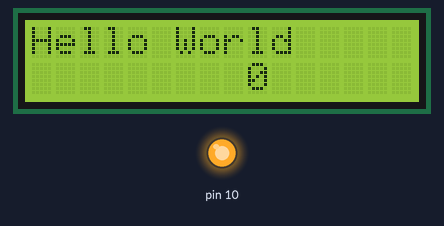
A sketch run on a simulated Arduino Uno, built with avr-gcc and run on an emulated ATmega328P. Shown: 16×2 character LCD, output pins drawn as LEDs (lit = HIGH).

Above: at 0.1 s.
At 4.1 s:
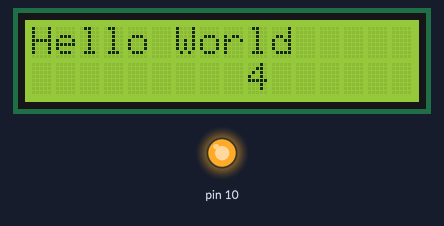
At 9.1 s:
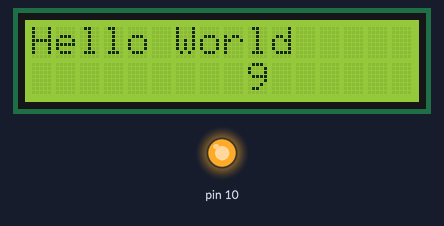
At 19.1 s:
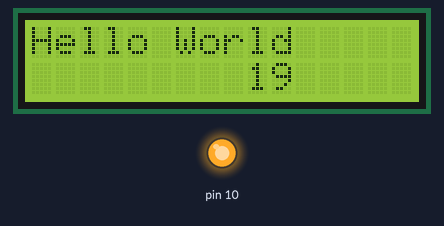
At 29.1 s:
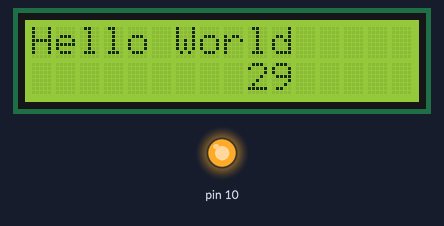
At 39.1 s:
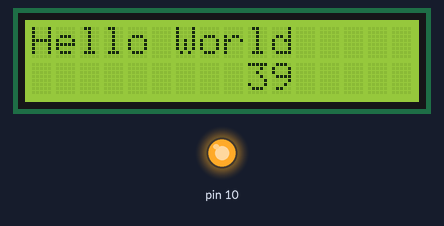

The sketch:

CLASE_6.ino
```cpp
/*
 * Ejemplo utilizacion Arduino LCD KeyPad Shield
 *
 * Conexiones LCD KeyPad Shield:
 *  LCD RS pin to digital pin 8
 *  LCD Enable pin to digital pin 9
 *  LCD D4 pin to digital pin 4
 *  LCD D5 pin to digital pin 5
 *  LCD D6 pin to digital pin 6
 *  LCD D7 pin to digital pin 7
 *
 *  LCD BL pin to digital pin 10
 *
 *  KEYS BUTTONS to analog pin 0
 *
 * Pines libres:
 *  Arriba: D13 D12 D11 D3 D2 D1 D0
 *  Abajo IZQ: RST 3.3V 5V GND GND VIN
 *  Abajo DER: A1 A2 A3 A4 A5
 */

/*
 * Primero debe incluirse la libreria LiquidCrystal.h. Luego creamos un objeto
 * publico (Por que esta fuera de la funcion setup o loop), del tipo LiquidCrystal,
 * al cual llamamos lcd, donde le indicamos como se encuentra conectado.
 *
 * Mas informacion: http://arduino.cc/en/Reference/LiquidCrystal
 */
#include <LiquidCrystal.h>
LiquidCrystal lcd(8, 9, 4, 5, 6, 7);


void
setup (void)
{
  /*
   * Seteo el pin digital 10 como salida, y le doy una señal alta,
   * para activar la luz de fondo.
   */
  pinMode(10, OUTPUT);
  digitalWrite(10, HIGH);

  /*
   * Inicializa la libreria de la pantalla LCD especificando sus dimenciones.
   * Luego se coloca el cursor en el primer catacter (Arriba a la izquierda),
   * y finalmente se escribe en esta posicion un mensaje.
   */
  lcd.begin(16, 2);
  lcd.setCursor(0,0);
  lcd.print("Hello World");
}

void
loop(void)
{
  int lcd_key = 0;

  lcd.setCursor(9,1);
  lcd.print(millis()/1000);

}
```

Measured:
- what the display in image 1 shows lasts 1.0 s, from 4.0 s to 5.0 s
